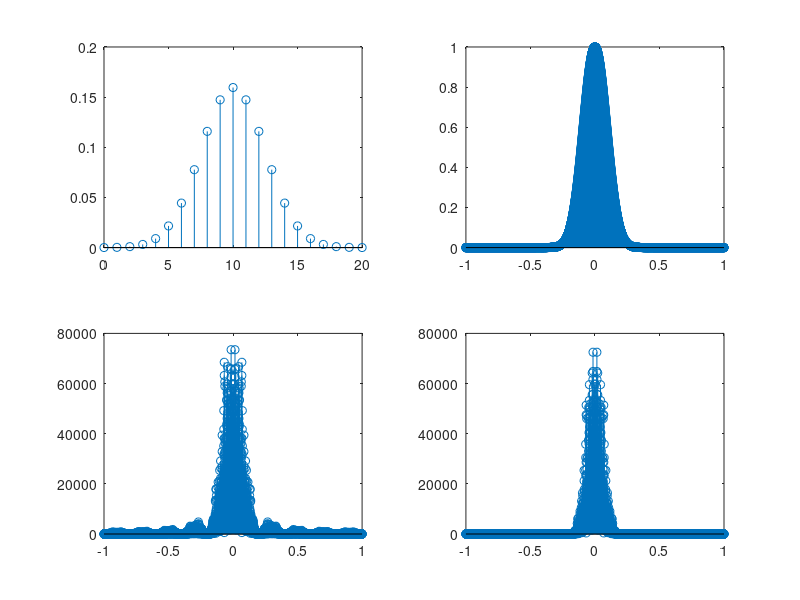

Here is the MATLAB script that generated this plot:
   x=rand(1, 1004);
   x=round(x);
   r=0; 
   
   for (i=1:4:1000)
       
    if x(i:i+3)==[0 0 0 0]
        T((1:10)+r*10)=1;
    end
    if x(i:i+3)==[0 0 0 1]
        T((1:10)+r*10)=1*exp(1j*(pi/8));
    end
    if x(i:i+3)==[0 0 1 1]
        T((1:10)+r*10)=1*exp(1j*(2*pi/8));
    end
    if x(i:i+3)==[0 0 1 0]
        T((1:10)+r*10)=1*exp(1j*(3*pi/8));
    end
    
    if x(i:i+3)==[0 1 1 0]
        T((1:10)+r*10)=1*exp(1j*(4*pi/8));
    end
    
    if x(i:i+3)==[0 1 0 0]
        T((1:10)+r*10)=1*exp(1j*(5*pi/8));
    end
    
    if x(i:i+3)==[0 1 0 1]
        T((1:10)+r*10)=1*exp(1j*(6*pi/8));
    end
    if x(i:i+3)==[0 1 1 1]
        T((1:10)+r*10)=1*exp(1j*(7*pi/8));
    end
    if x(i:i+3)==[1 1 1 1]
        T((1:10)+r*10)=1*exp(1j*(8*pi/8));
    end
    
    if x(i:i+3)==[1 1 1 0]
        T((1:10)+r*10)=1*exp(1j*(9*pi/8));
    end
    
    if x(i:i+3)==[1 1 0 0]
        T((1:10)+r*10)=1*exp(1j*(10*pi/8));
    end
    
    if x(i:i+3)==[1 1 0 1]
        T((1:10)+r*10)=1*exp(1j*(11*pi/8));
    end
    if x(i:i+3)==[1 0 0 1]
        T((1:10)+r*10)=1*exp(1j*(12*pi/8));
    end
    if x(i:i+3)==[1 0 1 1]
        T((1:10)+r*10)=1*exp(1j*(13*pi/8));
    end
    if x(i:i+3)==[1 0 1 0]
        T((1:10)+r*10)=1*exp(1j*(14*pi/8));
    end
    if x(i:i+3)==[1 0 0 0]
        T((1:10)+r*10)=1*exp(1j*(15*pi/8));
    end
    
    r=r+1;
   end
     
    h = fspecial('gaussian', [1 21], 2.5);
    y1=conv(real(T), h);
    y2=conv(imag(T), h);
    m=0:length(T)-1;
    n=0:length(y1)-1;
    o=0:length(h)-1;
   
    H=fftshift(fft(h, 8001));
    X1=fftshift(fft(real(T), 8001));
    X2=fftshift(fft(imag(T), 8001));
    n1=-2*[4000:-1:1]./8000;
    n2=2*[1:4000]./8000;
    N=[n1 0 n2];
    Y1=fftshift(fft(y1, 8001));
    Y2=fftshift(fft(y2, 8001));
   
    PSD_H=H.*conj(H);
    PSD_X=abs(X1).^2 + abs(X2).^2;
    PSD_Y=abs(Y1).^2 + abs(Y2).^2;
    
    subplot(2, 2, 1)
    stem(o, h)
    subplot(2, 2, 2)
    stem(N, PSD_H)
    subplot(2, 2, 3)
    stem(N, PSD_X)
    subplot(2, 2, 4)
    stem(N, PSD_Y) 

    